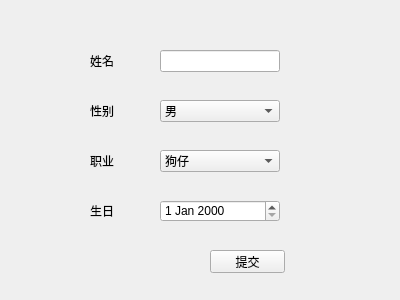
<?xml version="1.0" encoding="UTF-8"?>
<ui version="4.0">
 <class>Widget</class>
 <widget class="QWidget" name="Widget">
  <property name="geometry">
   <rect>
    <x>0</x>
    <y>0</y>
    <width>400</width>
    <height>300</height>
   </rect>
  </property>
  <property name="windowTitle">
   <string>Widget</string>
  </property>
  <widget class="QLabel" name="label">
   <property name="geometry">
    <rect>
     <x>90</x>
     <y>50</y>
     <width>54</width>
     <height>22</height>
    </rect>
   </property>
   <property name="text">
    <string>姓名</string>
   </property>
  </widget>
  <widget class="QLineEdit" name="lineEditName">
   <property name="geometry">
    <rect>
     <x>160</x>
     <y>50</y>
     <width>120</width>
     <height>22</height>
    </rect>
   </property>
  </widget>
  <widget class="QLabel" name="label_2">
   <property name="geometry">
    <rect>
     <x>90</x>
     <y>100</y>
     <width>54</width>
     <height>22</height>
    </rect>
   </property>
   <property name="text">
    <string>性别</string>
   </property>
  </widget>
  <widget class="QComboBox" name="comboBoxGender">
   <property name="geometry">
    <rect>
     <x>160</x>
     <y>100</y>
     <width>120</width>
     <height>22</height>
    </rect>
   </property>
   <item>
    <property name="text">
     <string>男</string>
    </property>
   </item>
   <item>
    <property name="text">
     <string>女</string>
    </property>
   </item>
  </widget>
  <widget class="QLabel" name="label_3">
   <property name="geometry">
    <rect>
     <x>90</x>
     <y>200</y>
     <width>54</width>
     <height>22</height>
    </rect>
   </property>
   <property name="text">
    <string>生日</string>
   </property>
  </widget>
  <widget class="QDateEdit" name="dateEdit">
   <property name="geometry">
    <rect>
     <x>160</x>
     <y>200</y>
     <width>120</width>
     <height>22</height>
    </rect>
   </property>
  </widget>
  <widget class="QLabel" name="label_4">
   <property name="geometry">
    <rect>
     <x>90</x>
     <y>150</y>
     <width>54</width>
     <height>22</height>
    </rect>
   </property>
   <property name="text">
    <string>职业</string>
   </property>
  </widget>
  <widget class="QComboBox" name="comboBoxJob">
   <property name="geometry">
    <rect>
     <x>160</x>
     <y>150</y>
     <width>120</width>
     <height>22</height>
    </rect>
   </property>
   <item>
    <property name="text">
     <string>狗仔</string>
    </property>
   </item>
   <item>
    <property name="text">
     <string>狗腿</string>
    </property>
   </item>
   <item>
    <property name="text">
     <string>大佬</string>
    </property>
   </item>
   <item>
    <property name="text">
     <string>大腿</string>
    </property>
   </item>
   <item>
    <property name="text">
     <string>萌宠</string>
    </property>
   </item>
  </widget>
  <widget class="QPushButton" name="pushButtonCommit">
   <property name="geometry">
    <rect>
     <x>210</x>
     <y>250</y>
     <width>75</width>
     <height>23</height>
    </rect>
   </property>
   <property name="text">
    <string>提交</string>
   </property>
  </widget>
 </widget>
 <layoutdefault spacing="6" margin="11"/>
 <resources/>
 <connections/>
</ui>
